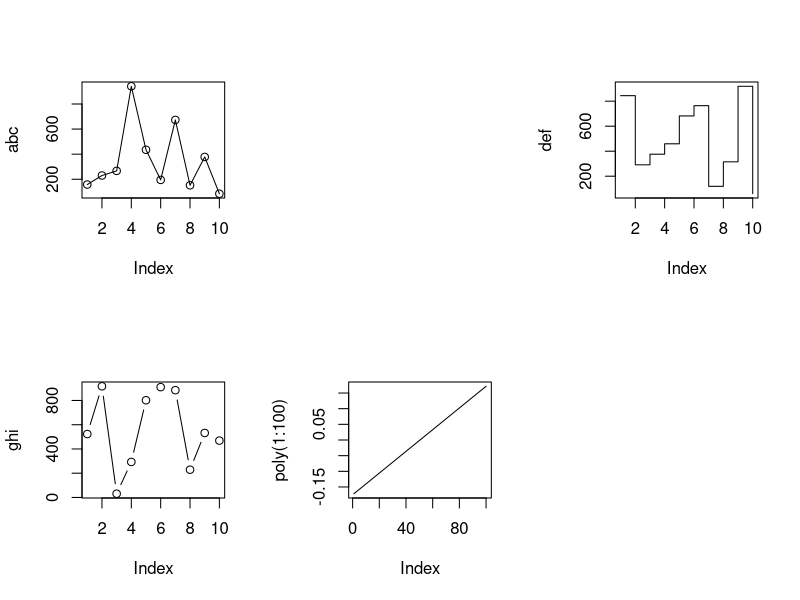

Recreate this plot in R. (Note: a time limit stopped this script after it produced the figure.)
###############################################################################
#######                     R Graphics                                  #######
###############################################################################

split.screen(c(2,3))
screen(5)
plot(poly(1:100),type = 'l')
abc <- sample(1:1000,10)
def <- sample(1:1000,10)
ghi <- sample(1:1000,10)
screen(1)
plot(abc, type = 'o')
screen(3)
plot(def,type = 's')
screen(4)
plot(ghi,type = 'b')
close.screen(all = TRUE)

## save graphics
dev.copy(pdf,"sample.pdf")
dev.off()

data("lh")
data <- lh
str(data)
head(data)
data

## plotrix package
install.packages("plotrix")
library(plotrix)
demo(plotrix)

## par()
par(mfrow = c(1,1))
plot(abc, type = 'o')
plot(def,type = 's')
plot(ghi,type = 'b')
?switch
ccc <- c("b","QQ","a","A","bb")
# note: cat() produces no output for NULL
for(ch in ccc)
    cat(ch,":", switch(EXPR = ch, a = 1, b = 2:3), "\n")
        
##step 1:
abc <- rcauchy(30)
##step 2:
plot(abc, type = "o",col = "red", ylim = c(-10,10),axe = F, ann = F)
##step 3:
axis(1, at=1:30)
axis(2, ylim = c(-10,10))
##step 4:
title(main = "rcauchy(30)", col.main = "blue", font.main = 5)
title(xlab = "1:30",ylab = "Values")
##step 5:
lines(rcauchy(30,scale = 2), type = 'o',
      pch = 20, col = "green",lty = 2)
##step 6:
legend(1,6,c("1","2"),cex = 0.8, col = c("red","green"),pch = 21, lty=1:2,
       title = "scale")
?points

## lines, arrows, rectangle , text
x <- c(1,3,6,8,9)
y <- c(12,56,78,32,9)
plot(x,y)

segments(6,78,8,32,col = "blue")
arrows(3,56,1,12)
rect(4,20,6,30, density = 4)

text(4,40, "샘플 text")
mtext("우측의 문자열",side=4,adj=.3)
mtext("상단의 문자열",side=3,adj=.7)

?stars

## four fold plot
x <- aperm(UCBAdmissions, c(2, 1, 3))
dimnames(x)[[2]] <- c("Yes", "No")
names(dimnames(x)) <- c("Sex", "Admit?", "Department")
stats::ftable(x)
fourfoldplot(margin.table(x, c(1, 2)))
fourfoldplot(x, margin = 2)

## 3D plot - image, persp, contour, filled, contour, scatterplot3d


## lattice package
library(lattice)
layout(matrix(c(1,2,3,3,4,4),2,3))
layout.show(3)

## ggplot2 package
library(ggplot2)
